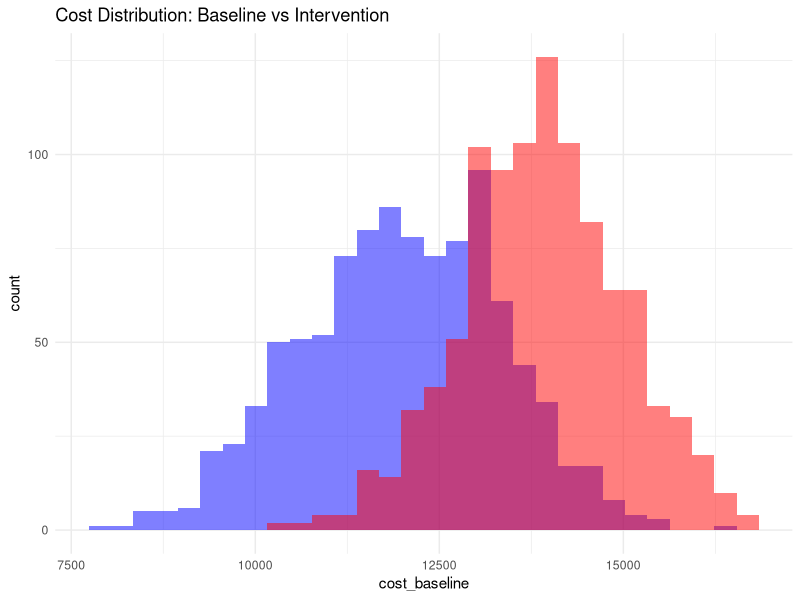
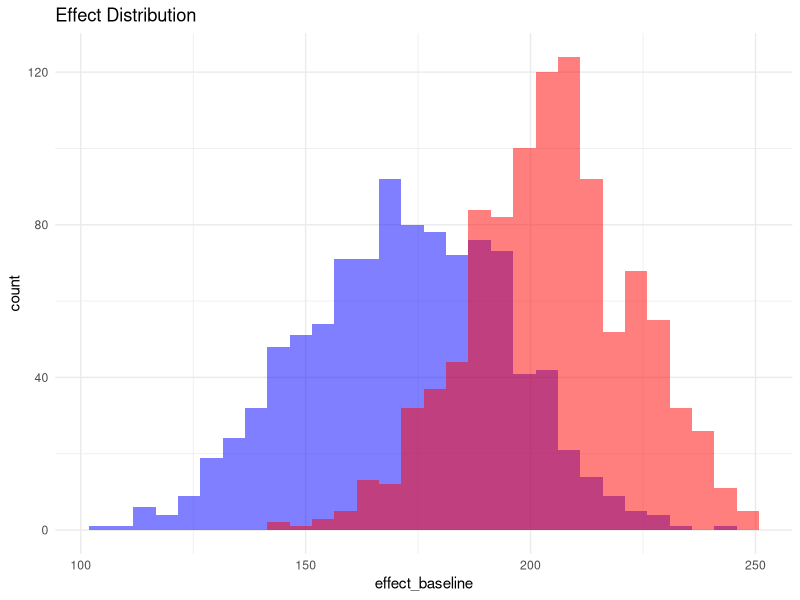
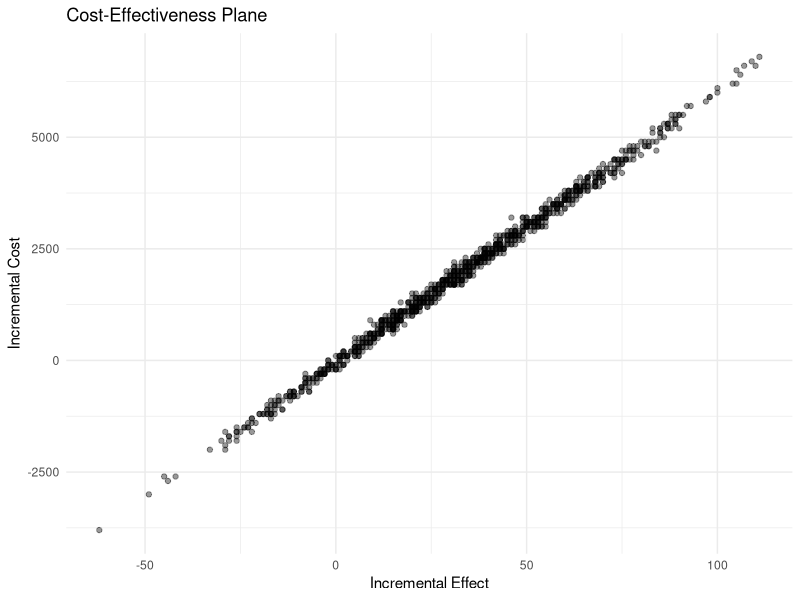

The R script that drew these images, in order:
# ==========================================
# ADVANCED SIMULATION MODEL (ECONOMIC + MC)
# ==========================================

# install.packages("tidyverse")
library(tidyverse)

set.seed(123)

# -------------------------------
# 1. States
# -------------------------------
states <- c("Low", "Medium", "High")

# -------------------------------
# 2. Transition matrix (baseline)
# -------------------------------
transition_matrix <- matrix(
  c(0.6, 0.3, 0.1,
    0.2, 0.5, 0.3,
    0.1, 0.3, 0.6),
  nrow = 3, byrow = TRUE
)

rownames(transition_matrix) <- states
colnames(transition_matrix) <- states

# -------------------------------
# 3. Intervention matrix
# -------------------------------
intervention_matrix <- transition_matrix

intervention_matrix["Low", ] <- c(0.4, 0.4, 0.2)
intervention_matrix["Medium", ] <- c(0.1, 0.5, 0.4)

# -------------------------------
# 4. Costs and outcomes
# (DEFINE ECONOMIC MODEL)
# -------------------------------
state_costs <- c(
  Low = 100,
  Medium = 200,
  High = 400
)

state_effects <- c(
  Low = 1,
  Medium = 3,
  High = 6
)

# -------------------------------
# 5. Simulation function
# -------------------------------
run_simulation <- function(n_steps, start_state, transition_matrix) {
  
  current_state <- start_state
  states_path <- c(current_state)
  
  for (i in 1:n_steps) {
    
    probs <- transition_matrix[current_state, ]
    
    next_state <- sample(names(probs), 1, prob = probs)
    
    states_path <- c(states_path, next_state)
    
    current_state <- next_state
  }
  
  # Calculate outcomes
  total_cost <- sum(state_costs[states_path])
  total_effect <- sum(state_effects[states_path])
  
  return(list(
    states = states_path,
    cost = total_cost,
    effect = total_effect
  ))
}

# -------------------------------
# 6. Monte Carlo simulation
# -------------------------------
n_sim <- 1000
n_steps <- 50

results <- tibble(
  sim = 1:n_sim,
  cost_baseline = NA,
  effect_baseline = NA,
  cost_intervention = NA,
  effect_intervention = NA
)

for (i in 1:n_sim) {
  
  base <- run_simulation(n_steps, "Low", transition_matrix)
  intv <- run_simulation(n_steps, "Low", intervention_matrix)
  
  results$cost_baseline[i] <- base$cost
  results$effect_baseline[i] <- base$effect
  results$cost_intervention[i] <- intv$cost
  results$effect_intervention[i] <- intv$effect
}

# -------------------------------
# 7. Cost-effectiveness results
# -------------------------------
results <- results %>%
  mutate(
    incremental_cost = cost_intervention - cost_baseline,
    incremental_effect = effect_intervention - effect_baseline,
    ICER = incremental_cost / incremental_effect
  )

# Summary
summary_results <- results %>%
  summarise(
    mean_cost_base = mean(cost_baseline),
    mean_cost_int = mean(cost_intervention),
    mean_effect_base = mean(effect_baseline),
    mean_effect_int = mean(effect_intervention),
    mean_ICER = mean(ICER, na.rm = TRUE)
  )

print(summary_results)

# -------------------------------
# 8. Plot distributions
# -------------------------------

# Cost distribution
ggplot(results, aes(x = cost_baseline)) +
  geom_histogram(bins = 30, fill = "blue", alpha = 0.5) +
  geom_histogram(aes(x = cost_intervention),
                 bins = 30, fill = "red", alpha = 0.5) +
  theme_minimal() +
  labs(title = "Cost Distribution: Baseline vs Intervention")

# Effect distribution
ggplot(results, aes(x = effect_baseline)) +
  geom_histogram(bins = 30, fill = "blue", alpha = 0.5) +
  geom_histogram(aes(x = effect_intervention),
                 bins = 30, fill = "red", alpha = 0.5) +
  theme_minimal() +
  labs(title = "Effect Distribution")

# Cost-effectiveness plane
ggplot(results, aes(x = incremental_effect, y = incremental_cost)) +
  geom_point(alpha = 0.4) +
  theme_minimal() +
  labs(
    title = "Cost-Effectiveness Plane",
    x = "Incremental Effect",
    y = "Incremental Cost"
  )

# -------------------------------
# END
# -------------------------------
